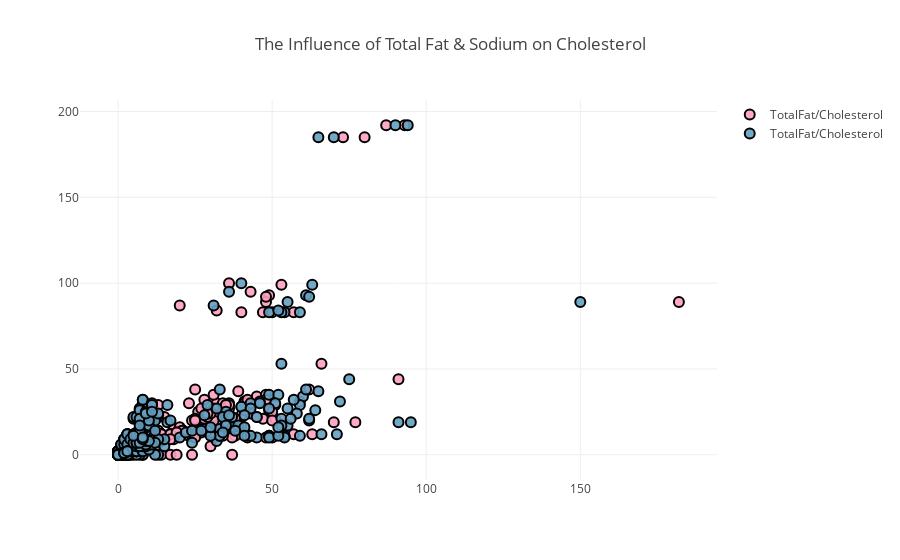

Here is the notebook cell this chart was saved with:
### Code cell
trace1 = go.Scatter(
    x = df['Total Fat (% Daily Value)'],
    y = df['Cholesterol (% Daily Value)'],
    name = 'TotalFat/Cholesterol',
    mode = 'markers',
    marker = dict(
        size = 10,
        color = 'rgba(255, 160, 193, .9)',
        line = dict(
            width = 2,
            color = 'rgb(0, 0, 0)'
        )
    )
)

trace2 = go.Scatter(
    x = df['Sodium (% Daily Value)'],
    y = df['Cholesterol (% Daily Value)'],
    name = 'TotalFat/Cholesterol',
    mode = 'markers',
    marker = dict(
        size = 10,
        color = 'rgba(100, 160, 193, .9)',
        line = dict(
            width = 2,
            color = 'rgb(0, 0, 0)'
        )
    )
)
data = [trace1, trace2]
layout = dict(title = 'The Influence of Total Fat & Sodium on Cholesterol',
              yaxis = dict(zeroline = False),
              xaxis = dict(zeroline = False)
             )

fig = dict(data=data, layout=layout)
py.iplot(fig, filename='styled-scatter')

### Figure 1 — Plotly figure (JSON) as saved in the notebook; plotly's stock layout.template omitted (floating-point values rounded to 4 significant figures; data arrays with more than 128 entries replaced by an {"elided": "..."} marker saying what was removed)
{"data": [{"marker": {"color": "rgba(255, 160, 193, .9)", "line": {"color": "rgb(0, 0, 0)", "width": 2}, "size": 10}, "mode": "markers", "name": "TotalFat/Cholesterol", "type": "scatter", "x": {"elided": "260 int values"}, "y": {"elided": "260 int values"}}, {"marker": {"color": "rgba(100, 160, 193, .9)", "line": {"color": "rgb(0, 0, 0)", "width": 2}, "size": 10}, "mode": "markers", "name": "TotalFat/Cholesterol", "type": "scatter", "x": {"elided": "260 int values"}, "y": {"elided": "260 int values"}}], "layout": {"title": "The Influence of Total Fat & Sodium on Cholesterol", "xaxis": {"zeroline": false}, "yaxis": {"zeroline": false}}}
